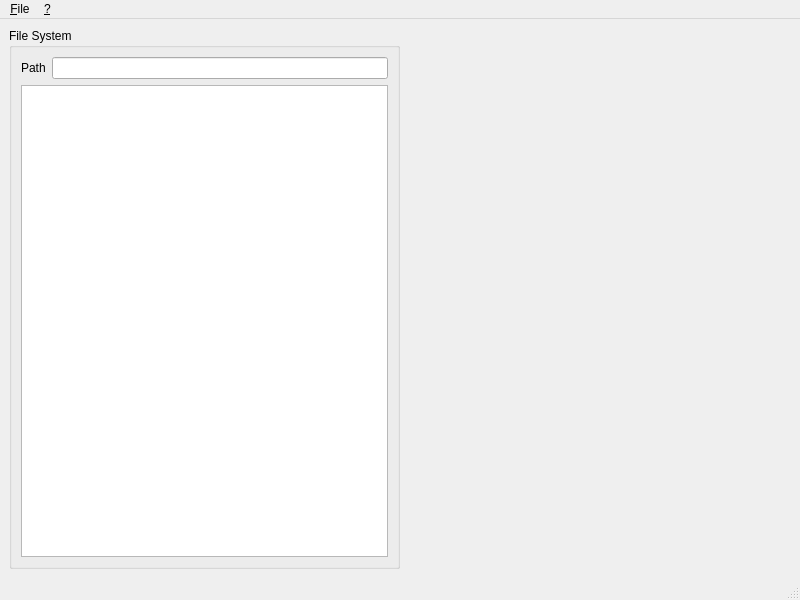
<?xml version="1.0" encoding="UTF-8"?>
<ui version="4.0">
 <class>MainWindowClass</class>
 <widget class="QMainWindow" name="MainWindowClass">
  <property name="geometry">
   <rect>
    <x>0</x>
    <y>0</y>
    <width>800</width>
    <height>600</height>
   </rect>
  </property>
  <property name="windowTitle">
   <string>DiskSpan</string>
  </property>
  <widget class="QWidget" name="centralwidget">
   <layout class="QHBoxLayout" name="horizontalLayout_2">
    <item>
     <widget class="QGroupBox" name="grpFileSystem">
      <property name="title">
       <string>File System</string>
      </property>
      <property name="flat">
       <bool>false</bool>
      </property>
      <property name="checkable">
       <bool>false</bool>
      </property>
      <layout class="QVBoxLayout" name="verticalLayout_2">
       <item>
        <layout class="QVBoxLayout" name="verticalLayout">
         <item>
          <layout class="QHBoxLayout" name="horizontalLayout">
           <item>
            <widget class="QLabel" name="lblPath">
             <property name="text">
              <string>Path</string>
             </property>
             <property name="buddy">
              <cstring>editPath</cstring>
             </property>
            </widget>
           </item>
           <item>
            <widget class="QLineEdit" name="editPath"/>
           </item>
          </layout>
         </item>
         <item>
          <widget class="QTreeView" name="treeFileSystem"/>
         </item>
        </layout>
       </item>
      </layout>
     </widget>
    </item>
    <item>
     <spacer name="horizontalSpacer">
      <property name="orientation">
       <enum>Qt::Horizontal</enum>
      </property>
      <property name="sizeHint" stdset="0">
       <size>
        <width>385</width>
        <height>20</height>
       </size>
      </property>
     </spacer>
    </item>
   </layout>
  </widget>
  <widget class="QMenuBar" name="menubar">
   <property name="geometry">
    <rect>
     <x>0</x>
     <y>0</y>
     <width>800</width>
     <height>25</height>
    </rect>
   </property>
   <widget class="QMenu" name="menu_File">
    <property name="title">
     <string>&amp;File</string>
    </property>
    <addaction name="actionQuit"/>
   </widget>
   <widget class="QMenu" name="menu">
    <property name="title">
     <string>&amp;?</string>
    </property>
    <addaction name="actionAbout"/>
   </widget>
   <addaction name="menu_File"/>
   <addaction name="menu"/>
  </widget>
  <widget class="QStatusBar" name="statusbar"/>
  <action name="actionQuit">
   <property name="icon">
    <iconset resource="resources/application.qrc">
     <normaloff>:/new.png</normaloff>:/new.png</iconset>
   </property>
   <property name="text">
    <string>&amp;Quit</string>
   </property>
   <property name="shortcut">
    <string>Alt+X</string>
   </property>
  </action>
  <action name="actionAbout">
   <property name="text">
    <string>&amp;About</string>
   </property>
   <property name="shortcut">
    <string>F1</string>
   </property>
  </action>
 </widget>
 <tabstops>
  <tabstop>editPath</tabstop>
  <tabstop>treeFileSystem</tabstop>
 </tabstops>
 <resources>
  <include location="resources/application.qrc"/>
 </resources>
 <connections/>
</ui>
